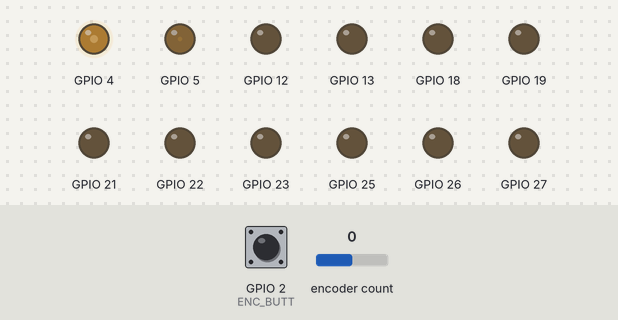
This sketch was run on a simulated ESP32. On the bench: output pins drawn as LEDs (lit = HIGH). Inputs (shaded band) come from the test bench; at power-on: encoder count 0, GPIO 2 (ENC_BUTT) HIGH.

Above: at 1.2 s.
1.3 s: encoder count set to -1
At 2.5 s:
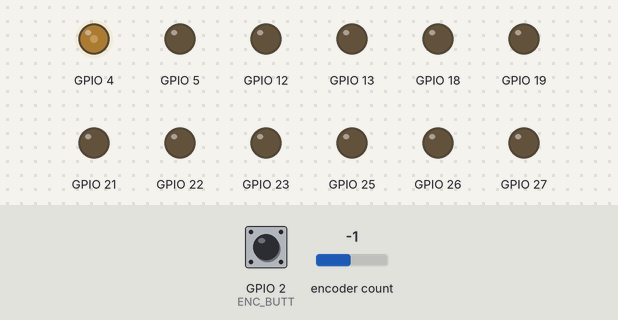
2.8 s: encoder count set to 0
At 3.8 s:
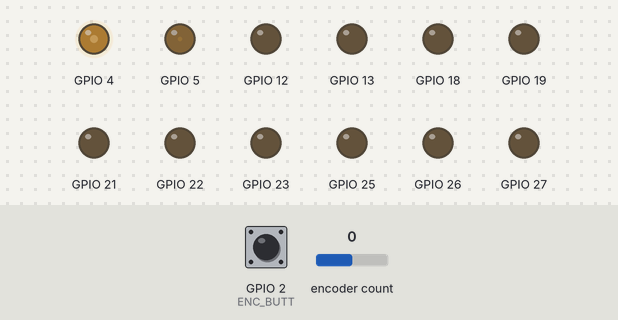
4.3 s: GPIO 2 (ENC_BUTT) pulled LOW for 3.2 s
At 8.6 s:
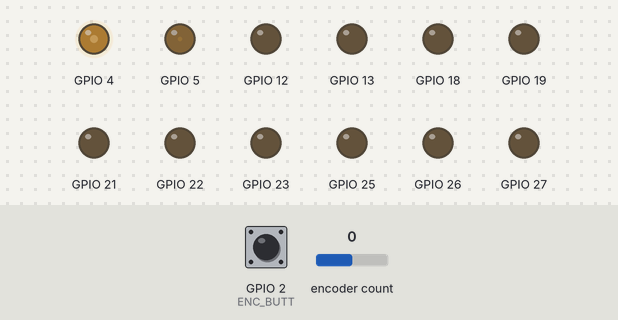
Timing chart, 0 to 10.1 s (numbered marks = the images above; inputs shaded):
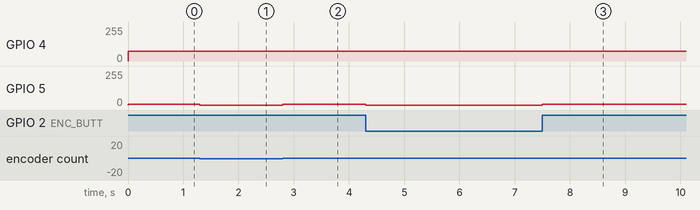

The sketch:

NimbleConSDK.ino
```cpp
// Use "ESP32 Dev Module" as board

#include "nimbleCon.h"

bool btLED = 0;

void setup() {
  // put your setup code here, to run once:
  initNimbleSDK();

  /*ledcWrite(8, 50);
  ledcWrite(9, 50);
  ledcWrite(10, 50);
  ledcWrite(11, 50);*/

}

void loop() {
  // put your main code here, to run repeatedly:

// ***************** Do stuff to the values to be sent below this line. Use no delays.

  // Check actuator and pendant serial ports for complete packets and update structs.
  if(readFromPend())  // Read values from pendant. If the function returns true, the values were updated so update the pass-through values.
  { // DEMO: Pass through data from pendant to actuator
    actuator.positionCommand = pendant.positionCommand;
    actuator.forceCommand = pendant.forceCommand;
    actuator.airIn = pendant.airIn;
    actuator.airOut = pendant.airOut;
    actuator.activated = pendant.activated;
  }

  readFromAct(); // Read values from actuator. If the function returns true, the values were updated. Otherwise there was nothing new.

  // This DEMO code pauses the actuator (in a very crude way) when the encoder button is pressed (it will jump to whatever position the pendant is commanding at the moment the button is released)
  if(digitalRead(ENC_BUTT)) // Encoder button reads low when pressed.
  {
    driveLEDs(encoder.getCount());  // Show LEDs as demo
  }else
  {
    driveLEDs(0);   // Blank LEDs when button is pressed
    actuator.forceCommand = 0;  // Set force command to 0 when button is pressed.
  }

// ***************** Do stuff to the values to be sent above this line. Use no delays.

  // Check if it's time to send a packet.
  if(checkTimer()) sendToAct();

  pendant.present ? ledcWrite(PEND_LED, 50) : ledcWrite(PEND_LED, 0);  // Display pendant connection status on LED.
  actuator.present ? ledcWrite(ACT_LED, 50) : ledcWrite(ACT_LED, 0);  // Display actuator connection status on LED.
}
```

nimbleCon.h
```cpp
#include <ESP32Encoder.h> // https://github.com/madhephaestus/ESP32Encoder
#include <HardwareSerial.h> // Arduino Core ESP32 Hardware serial library

// min() function needs this to work on ESP32
#ifndef min
#define min(a,b) (((a) < (b)) ? (a) : (b))
#endif

// Encoder pins
#define ENC_BUTT 2
#define ENC_A 35
#define ENC_B 34

ESP32Encoder encoder;

// Serial pins
#define PEND_RX 14
#define PEND_TX 15
#define ACT_RX 16
#define ACT_TX 17

HardwareSerial pendSerial(1);
HardwareSerial actSerial(2);

#define PACKET_TIMEOUT 50  // Time duration (ms) for packet timeout

// ADC Pins
#define ADC_REF 32
#define SENSOR_ADC 33

// Encoder LED PWM channels
#define ENC_LED_1 0
#define ENC_LED_2 1
#define ENC_LED_3 2
#define ENC_LED_4 3
#define ENC_LED_5 4
#define ENC_LED_6 5
#define ENC_LED_7 6
#define ENC_LED_8 7

// Other LED PWM channels
#define ACT_LED 8
#define PEND_LED 9
#define BT_LED 10
#define WIFI_LED 11

// Timers for sending serial data to actuator and pendant
#define SEND_INTERVAL 2000 // microseconds between packets sent.

int timeSinceLastActSend = 0;
int timeSinceLastPendSend = 0;

volatile int timerTriggered;

hw_timer_t * timer = NULL;
portMUX_TYPE timerMux = portMUX_INITIALIZER_UNLOCKED;

void IRAM_ATTR onTimer() {
  portENTER_CRITICAL_ISR(&timerMux);
  timerTriggered = 1; // Set timer as triggered.
  portEXIT_CRITICAL_ISR(&timerMux);
}

bool checkTimer()
{
  if(timerTriggered == 1)
  {
    portENTER_CRITICAL(&timerMux);
    timerTriggered = 0; // Clear timer flag
    portEXIT_CRITICAL(&timerMux);
    return(1);  // Return 1 to indicate timer has triggered
  }
  return(0);
}

// Pendant Variables
#define IDLE_FORCE 200  // Default centering force to send when no value position signal is received.

struct Pendant
{
  bool present;
  // Signals from the pendant
  long positionCommand;
  long forceCommand;
  bool activated;
  bool airOut;
  bool airIn;

  // Signals to the pendant
  long positionFeedback;
  long forceFeedback;
  bool tempLimiting;
  bool sensorFault;
};

struct Pendant pendant; // Declare pendant

// Actuator Variables
struct Actuator
{
  bool present;

  // Signals from the actuator
  long positionFeedback;
  long forceFeedback;
  bool tempLimiting;
  bool sensorFault;

  // Signals to the actuator
  long positionCommand;
  long forceCommand;
  bool activated;
  bool airOut;
  bool airIn;
};

struct Actuator actuator; // Declare actuator

//Initialization fuction
void initNimbleSDK()
{
  // Setup encoder
  pinMode(ENC_BUTT, INPUT_PULLUP);
  pinMode(ENC_A, INPUT_PULLUP);
  pinMode(ENC_B, INPUT_PULLUP);

  ESP32Encoder::useInternalWeakPullResistors=UP;
  encoder.attachHalfQuad(ENC_A, ENC_B);
  encoder.setCount(37);

  // Setup serial ports
  Serial.begin(115200); // open serial port for USB connection
  pendSerial.begin(115200, SERIAL_8N1, PEND_RX, PEND_TX); // open serial port for pendant
  actSerial.begin(115200, SERIAL_8N1, ACT_RX, ACT_TX);  // open serial port for actuator

  // Set up timer interrupt.
  timer = timerBegin(0, 80, true);  // Set timer parameters
  timerAttachInterrupt(timer, &onTimer, true);  // Attach interrupt to ISR
  timerAlarmWrite(timer, SEND_INTERVAL, true);  // Configure timer threshold
  timerAlarmEnable(timer); // Enable timer

  digitalWrite(ENC_LED_1, LOW);

  // Attach PWM to LED pins (pin, PWM channel)
  ledcAttachPin(4, ENC_LED_1);
  ledcAttachPin(5, ENC_LED_2);
  ledcAttachPin(12, ENC_LED_3);
  ledcAttachPin(13, ENC_LED_4);
  ledcAttachPin(21, ENC_LED_5);
  ledcAttachPin(22, ENC_LED_6);
  ledcAttachPin(23, ENC_LED_7);
  ledcAttachPin(25, ENC_LED_8);
  ledcAttachPin(18, ACT_LED);
  ledcAttachPin(19, PEND_LED);
  ledcAttachPin(26, BT_LED);
  ledcAttachPin(27, WIFI_LED);

  // Configure PWM channels (PWM channel, PWM frequency, PWM counter bits)
  ledcSetup(ENC_LED_1,  1000, 8);
  ledcSetup(ENC_LED_2,  1000, 8);
  ledcSetup(ENC_LED_3,  1000, 8);
  ledcSetup(ENC_LED_4,  1000, 8);
  ledcSetup(ENC_LED_5,  1000, 8);
  ledcSetup(ENC_LED_6,  1000, 8);
  ledcSetup(ENC_LED_7,  1000, 8);
  ledcSetup(ENC_LED_8,  1000, 8);
  ledcSetup(ACT_LED,  1000, 8);
  ledcSetup(PEND_LED,  1000, 8);
  ledcSetup(BT_LED,  1000, 8);
  ledcSetup(WIFI_LED,  1000, 8);
}

void driveLEDs(byte LEDScale)
{
  byte dimmer = 75; // No visible difference between values between 75 and 255.

  ledcWrite(ENC_LED_1, dimmer);
  LEDScale > 35 ? ledcWrite(ENC_LED_2, min(100, map(LEDScale,35,69,0,dimmer))) : ledcWrite(ENC_LED_2, 0);
  LEDScale > 69 ? ledcWrite(ENC_LED_3, min(100, map(LEDScale,69,104,0,dimmer))) : ledcWrite(ENC_LED_3, 0);
  LEDScale > 104 ? ledcWrite(ENC_LED_4, min(100, map(LEDScale,104,139,0,dimmer))) : ledcWrite(ENC_LED_4, 0);
  LEDScale > 139 ? ledcWrite(ENC_LED_5, min(100, map(LEDScale,139,173,0,dimmer))) : ledcWrite(ENC_LED_5, 0);
  LEDScale > 173 ? ledcWrite(ENC_LED_6, min(100, map(LEDScale,173,208,0,dimmer))) : ledcWrite(ENC_LED_6, 0);
  LEDScale > 208 ? ledcWrite(ENC_LED_7, min(100, map(LEDScale,208,242,0,dimmer))) : ledcWrite(ENC_LED_7, 0);
  LEDScale > 242 ? ledcWrite(ENC_LED_8, min(100, map(LEDScale,242,255,0,dimmer))) : ledcWrite(ENC_LED_8, 0);
}

void sendToAct()
{
  // Parse settings for transmission ------------------------------------------------------------

  byte outgoingPacket[7], statusByte = 0;
  bool positionNegative = 0;
  int checkWord;

  //Serial.println(positionCommand);

  if(actuator.positionCommand < 0)
  {
    actuator.positionCommand *= -1;
    positionNegative = 1;
  }else positionNegative = 0;

  statusByte |= actuator.activated;
  statusByte |= actuator.airOut << 1;
  statusByte |= actuator.airIn << 2;
  statusByte |= 0x80;  // SYSTEM_TYPE: NimbleStroker

  outgoingPacket[0] = statusByte;
  outgoingPacket[1] = actuator.positionCommand & 0xFF;
  outgoingPacket[2] = actuator.positionCommand >> 8;
  outgoingPacket[2] |= positionNegative << 2;
  outgoingPacket[3] = actuator.forceCommand & 0xFF;
  outgoingPacket[4] = actuator.forceCommand >> 8;

  checkWord = 0;
  for(byte i = 0; i <= 4; i++)
  {
    checkWord += outgoingPacket[i];
  }

  outgoingPacket[5] = checkWord & 0x00FF;
  outgoingPacket[6] = checkWord >> 8;

  for(byte i = 0; i <= 6; i++)
  {
    actSerial.write(outgoingPacket[i]);
  }
}

bool readFromPend()
{
  static byte byteCounter = 0, errorCounter = 0, statusByte = 0;
  static long lastTime = 0, lastPacket = 0;
  static byte incomingPacket[7];
  int checkWord, checkSum;

  lastPacket = millis()-lastTime;

  if(lastPacket > PACKET_TIMEOUT)                 // If the last packet was more than the timeout ago, set everything to zero.
  {
    pendant.positionCommand = 0;
    pendant.forceCommand = IDLE_FORCE;
    pendant.present = false;
  }

  while(pendSerial.available())     // Clear pendant incoming serial buffer and fill the incomingPacket array with the first 10 bytes.
  {

    for(byte i = 1; i <= 6 ; i++) // Shift all bytes in the array to make room for the new one.
    {
      incomingPacket[i-1] = incomingPacket[i];
    }

    incomingPacket[6] = pendSerial.read();  // put the new byte in the array.

    checkSum = 0;               // Reset the checksum before proceeding

    for(byte i = 0; i <= 4; i++) checkSum += incomingPacket[i]; // Sum all elements in the array

    checkWord = (incomingPacket[6] << 8) | incomingPacket[5];   // Extract the sent checksum from the array

    if(checkWord == checkSum && checkWord != 0)   // If they match (and aren't zero), update all the variables from the values in the array.
    {
      lastTime = millis();        // Reset the time since the last packet was received.

      statusByte = incomingPacket[0];

      incomingPacket[2] &= 0x07;  // Drop the NODE_TYPE designation from this byte.
      incomingPacket[4] &= 0x07;  // Drop any random bits from this byte.

      if((statusByte & 0xE0) == 0x80 && (incomingPacket[4] & 0xF8) == 0)  // Verify that the system type and check bits are as expected. If not, don't process the packet.
      {
        pendant.positionCommand = (incomingPacket[2] << 8) | incomingPacket[1];
        if(pendant.positionCommand & 0x0400)  // if negative bit is set
        {
          pendant.positionCommand &= ~(0x0400); // clear negative bit
          pendant.positionCommand *= -1;        // Set as negative
        }
        pendant.forceCommand = (incomingPacket[4] << 8) | incomingPacket[3];

        pendant.activated = (statusByte & 0x01) ? 1 : 0;
        pendant.airOut = (statusByte & 0x02) ? 1 : 0;
        pendant.airIn = (statusByte & 0x04) ? 1 : 0;

        pendant.present = true;
        return(1);  // Return 1 since the struct was updated this call.
      }
    }
    return(0); // Return 0 since the struct was not updated this call.
  }
}

bool readFromAct()
{
  static byte byteCounter = 0, errorCounter = 0, statusByte = 0;
  static long lastTime = 0, lastPacket = 0;
  static byte incomingPacket[7];
  int checkWord, checkSum;

  lastPacket = millis()-lastTime;

  if(lastPacket > PACKET_TIMEOUT)                 // If the last packet was more than the timeout ago, set everything to zero.
  {
    actuator.present = false;
  }

  while(actSerial.available())     // Clear pendant incoming serial buffer and fill the incomingPacket array with the first 10 bytes.
  {

    for(byte i = 1; i <= 6 ; i++) // Shift all bytes in the array to make room for the new one.
    {
      incomingPacket[i-1] = incomingPacket[i];
    }

    incomingPacket[6] = actSerial.read();  // put the new byte in the array.

    checkSum = 0;               // Reset the checksum before proceeding

    for(byte i = 0; i <= 4; i++) checkSum += incomingPacket[i]; // Sum all elements in the array

    checkWord = (incomingPacket[6] << 8) | incomingPacket[5];   // Extract the sent checksum from the array

    if(checkWord == checkSum && checkWord != 0)   // If they match (and aren't zero), update all the variables from the values in the array.
    {
      lastTime = millis();        // Reset the time since the last packet was received.

      statusByte = incomingPacket[0];

      incomingPacket[2] &= 0x07;  // Drop the NODE_TYPE designation from this byte.
      incomingPacket[4] &= 0x07;  // Drop any random bits from this byte.

      if((statusByte & 0xE0) == 0x80 && (incomingPacket[4] & 0xF8) == 0)  // Verify that the system type and check bits are as expected. If not, don't process the packet.
      {
        actuator.positionFeedback = (incomingPacket[2] << 8) | incomingPacket[1];
        if(actuator.positionFeedback & 0x0400)  // if negative bit is set
        {
          actuator.positionFeedback &= ~(0x0400); // clear negative bit
          actuator.positionFeedback *= -1;        // Set as negative
        }
        actuator.forceFeedback = (incomingPacket[4] << 8) | incomingPacket[3];
        if(actuator.forceFeedback & 0x0400)  // if negative bit is set
        {
          actuator.forceFeedback &= ~(0x0400); // clear negative bit
          actuator.forceFeedback *= -1;        // Set as negative
        }

        actuator.activated = (statusByte & 0x01) ? 1 : 0;
        actuator.sensorFault = (statusByte & 0x02) ? 1 : 0;
        actuator.tempLimiting = (statusByte & 0x04) ? 1 : 0;

        actuator.present = true;
        return(1);  // Return 1 since the struct was updated this call.
      }
    }
    return(0); // Return 0 since the struct was not updated this call.
  }
}
```

Measured:
- after the input at 1.3 s, GPIO 5: 4/255 → 0/255 at once
- after the input at 2.8 s, GPIO 5: 0/255 → 4/255 at once
- after the input at 4.3 s, GPIO 5: 4/255 → 0/255 at once, → 4/255 3.2 s later
